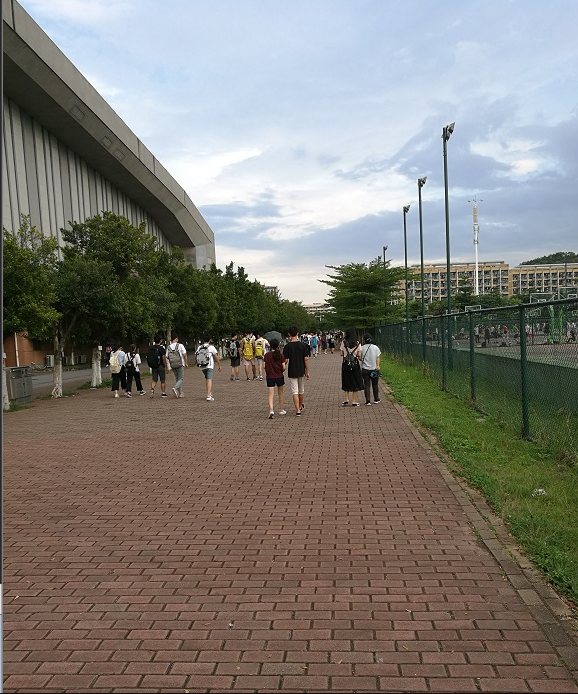
#> input picture test_img/image1.jpg, 578 x 694 px, found by its file name
$ python Contrast.py
#> lines starting #> are read from the running program, lines starting #| are printed output that depends on the picture
import cv2
import numpy as no


'''
23/11/19 10:35
@author:zjh
@introduce:
    alpha参数用于控制对比度。alpha的值可以是任何非负实数
    alpha的值越大，对比度越高；alpha的值越小，对比度越低。
    当alpha=1时，图像保持不变；当alpha<1时，对比度降低；当alpha>1时，对比度提高
'''

def modify_constract(image, alpha):
    return cv2.convertScaleAbs(image, alpha=alpha, beta=0)

if __name__ == "__main__":
    img = cv2.imread('/home/zjh/codeSpace/python/Image-Mosaic/Image-Mosaic/test_img/image1.jpg')
#> img is the input picture: shape (694, 578, 3); mean B, G, R 116.7, 123.3, 126.9
    alpha = 3

    result = modify_constract(img, alpha)
#> in modify_constract, `return cv2.convertScaleAbs(image, alpha=alpha, beta=0)`:
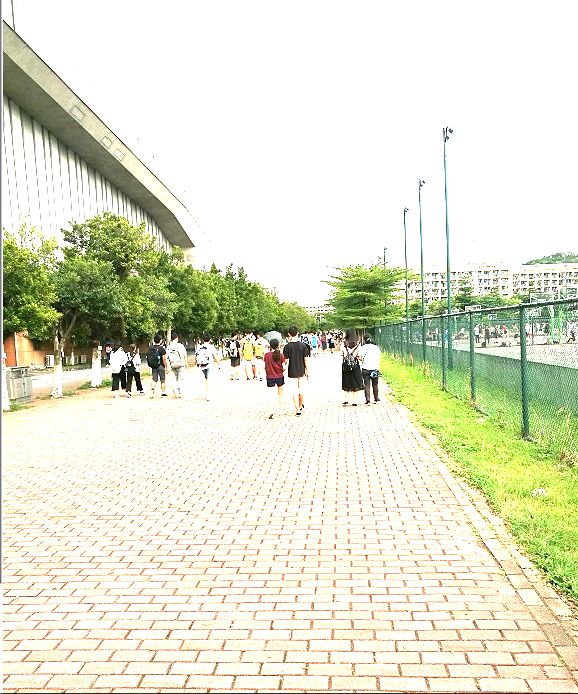
#> returned value: shape (694, 578, 3); mean of channels 0, 1, 2 205.1, 227.5, 226.9; drawn as B, G, R

    cv2.imwrite("/home/zjh/codeSpace/python/Image-Mosaic/Image-Mosaic/test_img/modify_constract.png", result)

$ run again, with test_img/26.png saved as test_img/image1.jpg
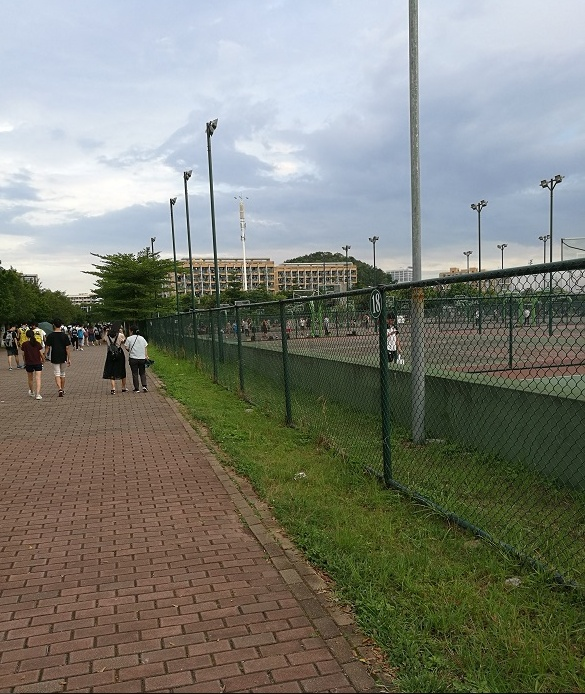
#> input picture test_img/26.png, 585 x 694 px, found by its file name
#> img is the input picture: shape (694, 585, 3); mean B, G, R 117.2, 127.2, 125.1
#> in modify_constract, `return cv2.convertScaleAbs(image, alpha=alpha, beta=0)`:
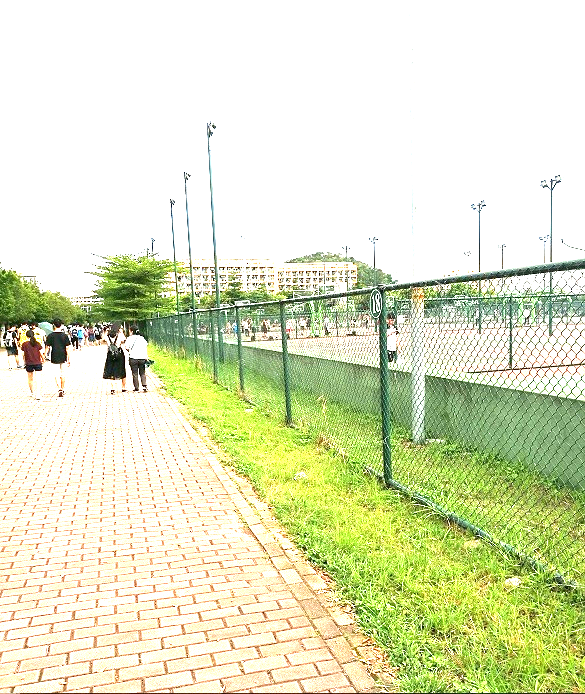
#> returned value: shape (694, 585, 3); mean of channels 0, 1, 2 192.4, 228.4, 222.4; drawn as B, G, R
